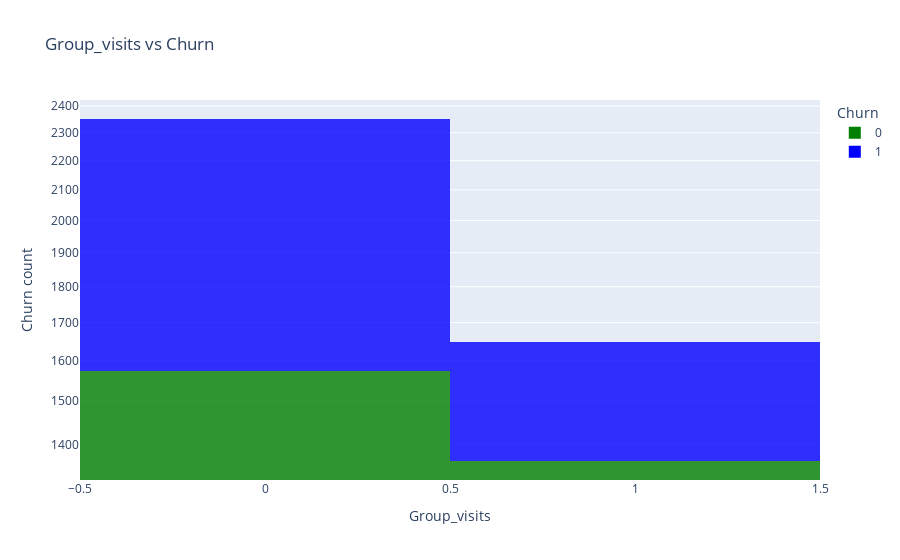

Notebook source saved alongside this figure:
### Markdown cell above
When looking at the distribution between contract period and churn rate, we noticed that the members who signed for shorter membership contract  has a higher tendncy of churn.

### Code cell
fig = px.histogram(gym, x="Group_visits", color = 'Churn',
                   title='Group_visits vs Churn',
                   labels={'Churn'}, # can specify one label per df column
                   opacity=0.8,
                   log_y=True, # represent bars with log scale
                   color_discrete_sequence=['green', 'blue'] # color of histogram bars
                   )
fig.update_layout(yaxis_title="Churn count", xaxis_title="Group_visits" )
fig.show()

### Figure 1 — Plotly figure (JSON) as saved in the notebook; plotly's stock layout.template omitted (floating-point values rounded to 4 significant figures; data arrays with more than 128 entries replaced by an {"elided": "..."} marker saying what was removed)
{"data": [{"alignmentgroup": "True", "bingroup": "x", "hovertemplate": "Churn=0<br>Group_visits=%{x}<br>count=%{y}<extra></extra>", "legendgroup": "0", "marker": {"color": "green", "opacity": 0.8}, "name": "0", "offsetgroup": "0", "orientation": "v", "showlegend": true, "type": "histogram", "x": {"elided": "2939 int values"}, "xaxis": "x", "yaxis": "y"}, {"alignmentgroup": "True", "bingroup": "x", "hovertemplate": "Churn=1<br>Group_visits=%{x}<br>count=%{y}<extra></extra>", "legendgroup": "1", "marker": {"color": "blue", "opacity": 0.8}, "name": "1", "offsetgroup": "1", "orientation": "v", "showlegend": true, "type": "histogram", "x": {"elided": "1061 int values"}, "xaxis": "x", "yaxis": "y"}], "layout": {"barmode": "relative", "legend": {"title": {"text": "Churn"}, "tracegroupgap": 0}, "title": {"text": "Group_visits vs Churn"}, "xaxis": {"anchor": "y", "domain": [0, 1], "title": {"text": "Group_visits"}}, "yaxis": {"anchor": "x", "domain": [0, 1], "title": {"text": "Churn count"}, "type": "log"}}}
